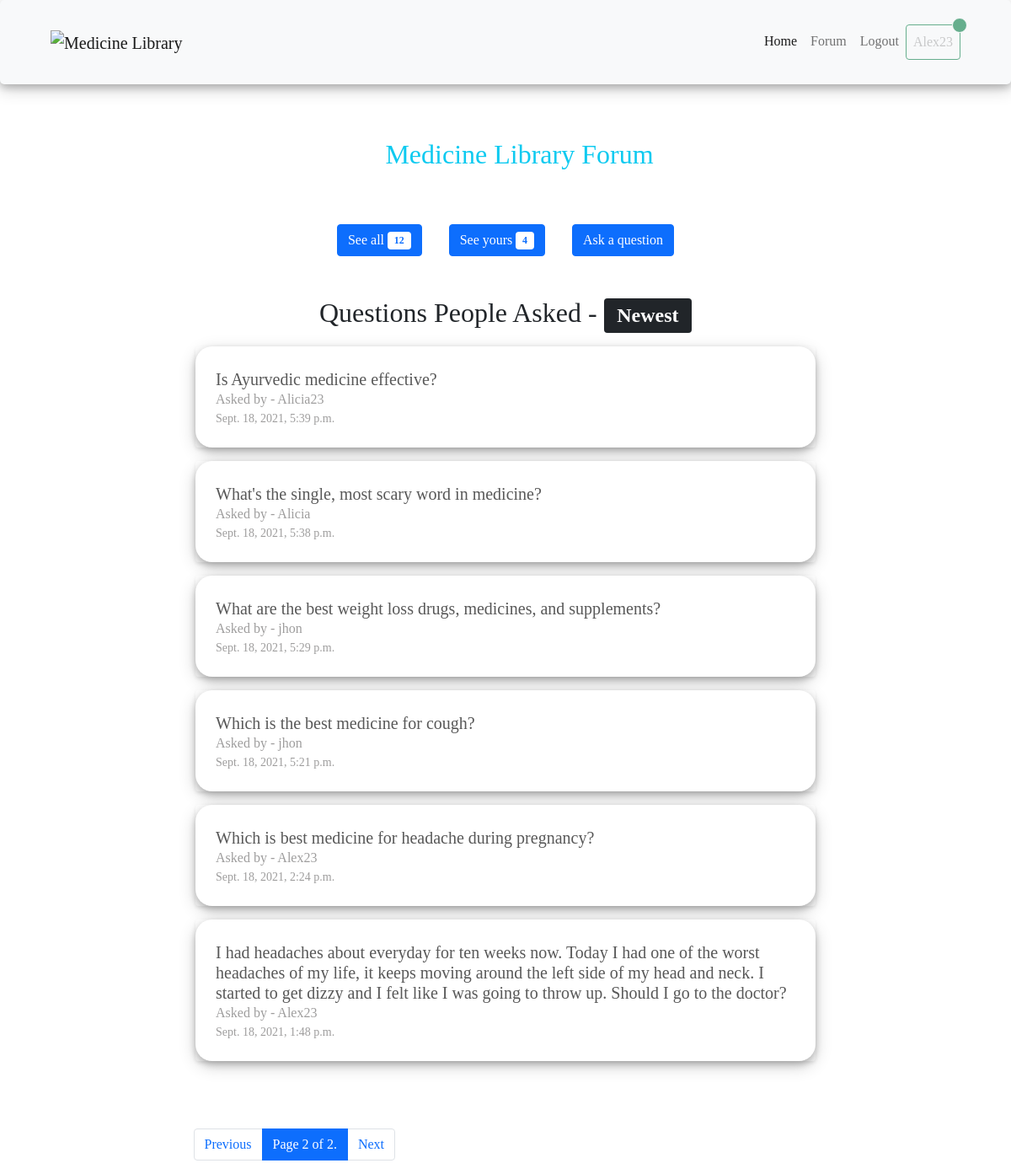
The page /forum?page=2 (signed in) on the database its author committed.
### App/models.py (models this page shows, shortened)
class Question(models.Model):
    question = models.CharField(max_length=500)
    user = models.ForeignKey(User,on_delete=models.CASCADE)
    date_added = models.DateTimeField(default=timezone.localtime(timezone.now()), blank=True)

### App/views.py (the view)
# urls.py: path('forum',forumView,name='forumView'),
def forumView(request):
    which_ques = request.GET.get('questions')
    if request.user.is_authenticated:
        my_questions = Question.objects.filter(user=request.user).order_by('-date_added')
    else:
        my_questions = Question.objects.filter(question='this wil return 0')
    questions = Question.objects.all().order_by('-date_added')
    if which_ques=='my':
        paginator = Paginator(my_questions,6)
        title = 'Questions You Have Asked'
    else:
        paginator = Paginator(questions,6)
        title = 'Questions People Asked'
    page_number = request.GET.get('page')
    page_obj = paginator.get_page(page_number)
    context = {
        'page_obj': page_obj,
        'total_ques':len(questions),
        'total_my_ques':len(my_questions),
        'title':title
    }
    return render(request,'forum.html',context)

### App/Templates/forum.html (shortened to what this page needs)
{% extends 'navbar.html' %}
{% load static %}
{% load crispy_forms_tags %}
{% block css %}
<link rel="stylesheet" href="{% static 'css/style.css' %}" />
{% endblock css %}
{% block body %}
<div class="container">
    <h2 class='text-secondary p-3 text-info text-center my-5'> <i class='fas fa-smile '></i> Medicine Library Forum</h2>
    <div class='forum_nav d-flex justify-content-center'>
    <form action="{{forumView}}">
      <button type='submit' class='text-decoration-none btn btn-primary mx-3'>See all <span class="badge text-primary bg-white">{{total_ques}}</span>
      </button>
     </form>
     <form action="{{forumView}}">
      <button class='text-decoration-none btn btn-primary mx-3 ' >See yours <span class="badge text-primary bg-white">{{total_my_ques}}</span>
          <span class="sr-only">unread messages</span></button>
       </form>
      <a class='text-decoration-none btn btn-primary mx-3 ' href="{% url 'askView' %}">Ask a question</a>
    </div>
  <div class="row pb-5 mb-4">
<h2 class='mt-5 text-center'>{{title}} - <span class="badge bg-dark">Newest</span></h2>
    {% for ques in page_obj %}
    <div class="col-lg-8 offset-lg-2 col-md-8 offset-md-2 col-sm-10 offset-sm-1 my-2">
      <a class='text-decoration-none' href="{% url 'ques_detailsView' ques.id %}">
      <div class="card rounded shadow-sm border-0">
        <div class="card-body p-lg-4 p-sm-1 box_shadow">
          <h5 class="">{{ques.question}}</h5>
          <p>Asked by - {{ques.user}}</p>
          <p class='small'>{{ques.date_added}}</p>
        </div>
      </div>
      </a>
    </div>
    {% endfor %}
  </div>
<div class='w-75  m-auto '>
  <ul class="pagination ms-lg-5">
    {% if page_obj.has_previous %}
    <li class="page-item">
        <a class="page-link" href="?page={{ page_obj.previous_page_number }}">Previous</a>
    </li>
    {% else %}
    <li class="page-item disabled">
        <a class="page-link" href="?page=1">Previous</a>
    </li>
    {% endif %}
    <li class="page-item active">
      <span class="page-link">
        Page {{ page_obj.number }} of {{ page_obj.paginator.num_pages }}.
      </span>
      {% if page_obj.has_next %}
      <li class="page-item">
        <a class="page-link" href="?page={{ page_obj.next_page_number }}">Next</a>
    </li>
    {% else %}
      <li class="page-item">
    <a class="page-link">Next</a>
      {% endif %}
    </li>
  </ul>
</div>
</div>
{% endblock %}

### App/Templates/navbar.html (shortened to what this page needs)
{% load static %}
<!DOCTYPE html>
<html lang="en">
  <head>
    <link type="text/css" rel="stylesheet" href="{% static 'assets\lightslider-master\dist\css\lightslider.css' %}" />
    <link
      rel="stylesheet"
      href="{% static 'assets\bootstrap-5.0.2-dist\css\bootstrap.min.css' %}"
    />
    <link
      rel="stylesheet"
      href="{% static 'assets\fontawesome-free-5.15.4-web\css\all.min.css' %}"
    />
    {% block css %}{% endblock css %}
  </head>
  <body>
    <nav class="navbar nav_shadow navbar-expand-lg navbar-light bg-light">
      <div class="container-fluid">
        <a class="navbar-brand ms-5" href="{% url 'homeView' %}"><img class='logo' src="{% static 'img/logo.png' %}" alt="Medicine Library" srcset=""></a>
        <div class="collapse navbar-collapse" id="navbarNav">
          <ul class="navbar-nav ms-auto me-5">
            <li class="nav-item">
              <a class="nav-link active" aria-current="page" href="{% url 'homeView' %}">Home</a>
            </li>
            <li class="nav-item">
              <a class="nav-link" href="{% url 'forumView' %}">Forum</a>
            </li>
            {% if request.user.is_authenticated  %}
            <li class="nav-item">
              <a class="nav-link" href="{% url 'logoutView' %}">Logout</a>
            </li>
            <li class="nav-item">
            <a class="nav-link position-relative btn  btn-outline-success disabled text-capitalize" href="{% url 'logoutView' %}">{{request.user}}
              <span class="position-absolute top-0 start-100 translate-middle p-2 bg-success border border-light rounded-circle">
              </span>
            </a>
            </li>
            {% endif %}
          </ul>
        </div>
      </div>
    </nav>
    {% block body %}{% endblock body %}
  </body>
</html>

### App/static/css/style.css (style rules this page uses)
* { --font1:Bahnschrift; font-family: var(--font1); }
.box_shadow { box-shadow: 0 4px 8px 0 rgba(0, 0, 0, 0.2), 0 6px 20px 0 rgba(0, 0, 0, 0.19); border-radius: 20px; }
.nav_shadow { box-shadow: 0 4px 8px 0 rgba(0, 0, 0, 0.2), 0 6px 20px 0 rgba(0, 0, 0, 0.19); border-radius: 5px; background: rgb(255, 255, 255); height: 100px !important; }
.logo { width: 120px; height: 100%; }
.card-body p { color: #9e9d9d; margin: 0; }
.card-body h5 { color: #585858; margin: 0; margin-top: 3px; }

### rows shown on the page
Question: question "Is Ayurvedic medicine effective?", user "Alicia23", date_added "Sept. 18, 2021, 5:39 p.m."
Question: question "What's the single, most scary word in medicine?", user "Alicia", date_added "Sept. 18, 2021, 5:38 p.m."
Question: question "What are the best weight loss drugs, medicines, and supplements?", user "jhon", date_added "Sept. 18, 2021, 5:29 p.m."
Question: question "Which is the best medicine for cough?", user "jhon", date_added "Sept. 18, 2021, 5:21 p.m."
Question: question "Which is best medicine for headache during pregnancy?", user "Alex23", date_added "Sept. 18, 2021, 2:24 p.m."
Question: question "I had headaches about everyday for ten weeks now. Today I had one of the worst headaches of my life, it keeps moving around the left side of my head and neck. I started to get dizzy and I felt like I was going to throw up. Should I go to the doctor?", user "Alex23", date_added "Sept. 18, 2021, 1:48 p.m."

### other values the page prints
{{ request.user }} "Alex23"
{{ total_ques }} "12"
{{ total_my_ques }} "4"
{{ title }} "Questions People Asked"
{{ page_obj.number }} "2"
{{ page_obj.paginator.num_pages }} "2"
